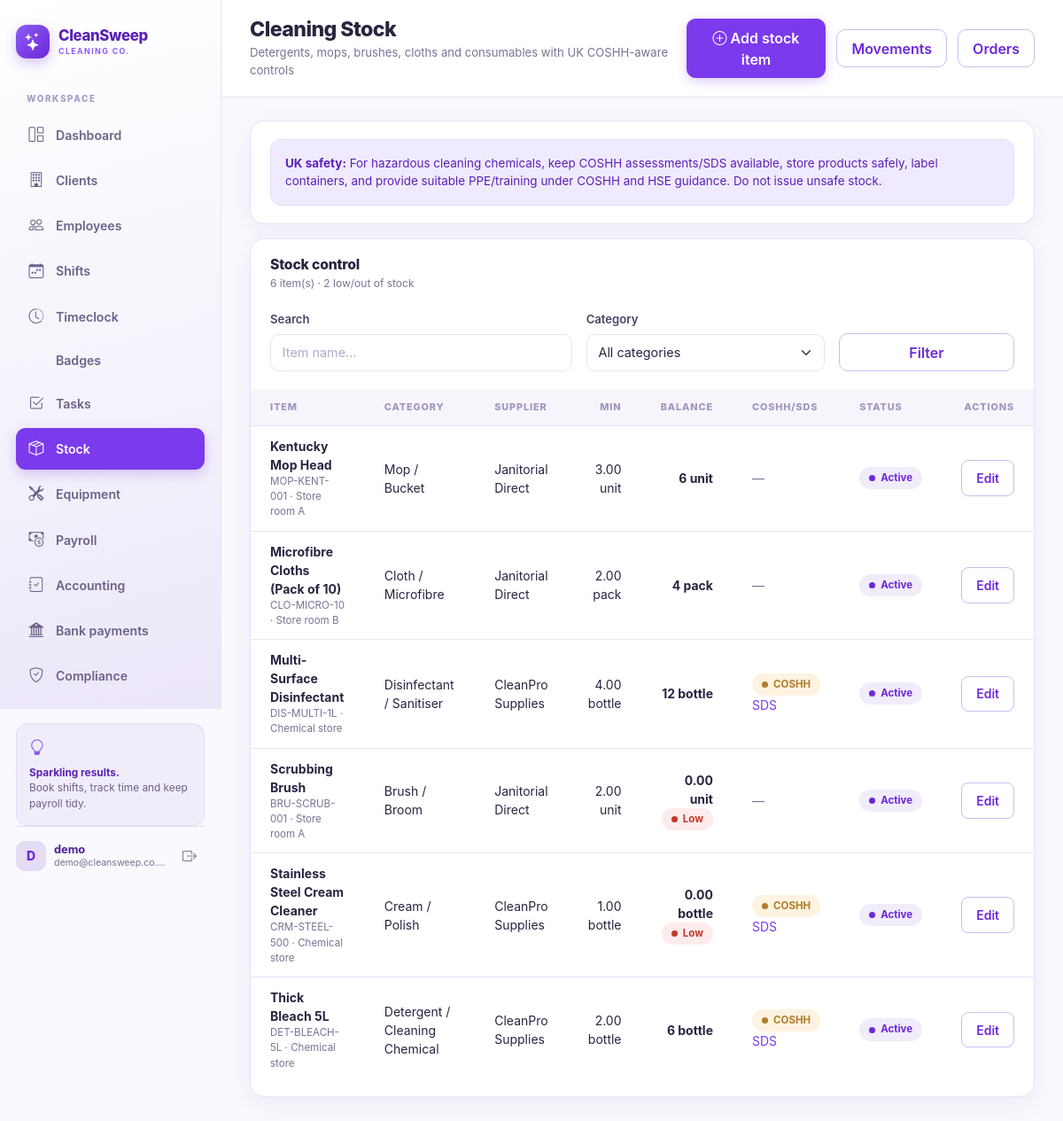
Page /inventory/stock/ (signed in) on the committed database.
### inventory/models.py (models this page shows, shortened)
class StockItem(models.Model):
    CATEGORY_CHOICES = (
        ("detergent", "Detergent / Cleaning Chemical"),
        ("disinfectant", "Disinfectant / Sanitiser"),
        ("mop", "Mop / Bucket"),
        ("brush", "Brush / Broom"),
        ("cloth", "Cloth / Microfibre"),
        ("cream", "Cream / Polish"),
        ("ppe", "PPE"),
        ("consumable", "Consumable"),
        ("other", "Other"),
    )
    UNIT_CHOICES = (
        ("unit", "Unit"),
        ("bottle", "Bottle"),
        ("pack", "Pack"),
        ("box", "Box"),
        ("litre", "Litre"),
        ("kg", "Kg"),
        ("pair", "Pair"),
    )
    name = models.CharField(max_length=140)
    category = models.CharField(max_length=20, choices=CATEGORY_CHOICES, default="other")
    sku = models.CharField(max_length=40, blank=True, default="")
    unit = models.CharField(max_length=12, choices=UNIT_CHOICES, default="unit")
    supplier = models.CharField(max_length=140, blank=True, default="")
    location = models.CharField(max_length=120, blank=True, default="")
    minimum_stock = models.DecimalField(max_digits=10, decimal_places=2, default=0)
    reorder_quantity = models.DecimalField(max_digits=10, decimal_places=2, default=0)
    coshh_required = models.BooleanField(default=False, help_text="Chemical requires COSHH assessment/SDS.")
    sds_url = models.URLField(blank=True, default="", help_text="Safety Data Sheet link/location reference.")
    hazard_notes = models.TextField(blank=True, default="")
    ppe_notes = models.TextField(blank=True, default="")
    storage_notes = models.TextField(blank=True, default="")
    is_active = models.BooleanField(default=True)
    created_at = models.DateTimeField(auto_now_add=True)
    updated_at = models.DateTimeField(auto_now=True)
    class Meta:
        ordering = ["name"]
    @property
    def current_stock(self):
        total = self.movements.aggregate(total=models.Sum("quantity")).get("total")
        return total if total is not None else Decimal("0.00")
    @property
    def is_low_stock(self):
        return self.current_stock <= self.minimum_stock

### inventory/views.py (the view)
# urls.py: path("stock/", views.stock_list, name="stock_list"),
@login_required
def stock_list(request):
    items = StockItem.objects.prefetch_related("movements").all()
    q = request.GET.get("q", "").strip()
    category = request.GET.get("category", "")
    if q:
        items = items.filter(name__icontains=q)
    if category:
        items = items.filter(category=category)
    low_stock = [i for i in items if i.is_active and i.is_low_stock]
    return render(request, "inventory/stock_list.html", {
        "items": items,
        "q": q,
        "category": category,
        "categories": StockItem.CATEGORY_CHOICES,
        "low_stock_count": len(low_stock),
    })

### inventory/templates/inventory/stock_list.html (shortened to what this page needs)
{% extends "core/base.html" %}
{% load money %}
{% block page_title %}Cleaning Stock{% endblock %}
{% block page_subtitle %}Detergents, mops, brushes, cloths and consumables with UK COSHH-aware controls{% endblock %}
{% block page_actions %}
  <a href="{% url 'stock_item_create' %}" class="btn btn-purple"><i class="bi bi-plus-circle me-1"></i>Add stock item</a>
  <a href="{% url 'stock_movements' %}" class="btn btn-outline-purple">Movements</a>
  <a href="{% url 'stock_orders' %}" class="btn btn-outline-purple">Orders</a>
{% endblock %}
{% block page_content %}
  <div class="panel mb-3">
    <div class="panel-body">
      <div class="alert alert-info soft-alert mb-0">
        <strong>UK safety:</strong> For hazardous cleaning chemicals, keep COSHH assessments/SDS available, store products safely, label containers, and provide suitable PPE/training under COSHH and HSE guidance. Do not issue unsafe stock.
      </div>
    </div>
  </div>
  <div class="panel">
    <div class="panel-head">
      <div>
        <h3 class="panel-title">Stock control</h3>
        <p class="panel-sub">{{ items|length }} item(s) · {{ low_stock_count }} low/out of stock</p>
      </div>
    </div>
    <div class="panel-body filter-bar">
      <form method="get" class="row g-3 align-items-end">
        <div class="col-md-5">
          <label class="form-label">Search</label>
          <input type="search" name="q" class="form-control" value="{{ q }}" placeholder="Item name...">
        </div>
        <div class="col-md-4">
          <label class="form-label">Category</label>
          <select name="category" class="form-select">
            <option value="">All categories</option>
          </select>
        </div>
        <div class="col-md-3"><button class="btn btn-outline-purple w-100" type="submit">Filter</button></div>
      </form>
    </div>
    <div class="table-responsive">
      <table class="table align-middle">
        <thead><tr><th>Item</th><th>Category</th><th>Supplier</th><th class="text-end">Min</th><th class="text-end">Balance</th><th>COSHH/SDS</th><th>Status</th><th class="text-end">Actions</th></tr></thead>
        <tbody>
          {% for item in items %}
            <tr>
              <td><strong>{{ item.name }}</strong><div class="text-muted-dark" style="font-size:.72rem;">{{ item.sku|default:"No SKU" }}{% if item.location %} · {{ item.location }}{% endif %}</div></td>
              <td>{{ item.get_category_display }}</td>
              <td>{{ item.supplier|default:"—" }}</td>
              <td class="text-end">{{ item.minimum_stock }} {{ item.unit }}</td>
              <td class="text-end">
                <strong>{{ item.current_stock }} {{ item.unit }}</strong>
                {% if item.is_low_stock %}<div><span class="badge-status badge-status-red"><span class="dot"></span>Low</span></div>{% endif %}
              </td>
              <td>
                {% if item.coshh_required %}
                  <span class="badge-status badge-status-amber"><span class="dot"></span>COSHH</span>
                  {% if item.sds_url %}<div><a href="{{ item.sds_url }}" target="_blank" rel="noopener">SDS</a></div>{% endif %}
                {% else %}
                  <span class="text-muted-dark">—</span>
                {% endif %}
              </td>
              <td><span class="badge-status {% if item.is_active %}badge-status-green{% else %}badge-status-grey{% endif %}"><span class="dot"></span>{% if item.is_active %}Active{% else %}Inactive{% endif %}</span></td>
              <td class="text-end nowrap">
                <a href="{% url 'stock_item_edit' item.pk %}" class="btn btn-sm btn-outline-purple">Edit</a>
              </td>
            </tr>
          {% empty %}
            <tr><td colspan="8"><div class="empty-compact"><i class="bi bi-box-seam"></i><p>No stock items yet.</p></div></td></tr>
          {% endfor %}
        </tbody>
      </table>
    </div>
  </div>
{% endblock %}

### core/templates/core/base.html (shortened to what this page needs)
{% load static form_tags %}<!doctype html>
<html lang="en">
<head>
  <link rel="stylesheet" href="{% static 'vendor/bootstrap/bootstrap.min.css' %}">
  <link rel="stylesheet" href="{% static 'vendor/bootstrap-icons/bootstrap-icons.min.css' %}">
  <link rel="stylesheet" href="{% static 'cleaning/css/theme.css' %}">
</head>
<body class="{% if not user.is_authenticated %}auth-body{% endif %}">
{% if user.is_authenticated %}
  {% with nav_name=request.resolver_match.url_name %}
  <div class="app-shell">
    <aside class="sidebar d-none d-lg-flex">
      <a href="{% url 'dashboard' %}" class="brand">
        <span class="brand-mark"><i class="bi bi-stars"></i></span>
        <span class="brand-text">CleanSweep<small>CLEANING CO.</small></span>
      </a>
      <div class="sidebar-label">WORKSPACE</div>
      <nav class="sidebar-nav">
        <a href="{% url 'dashboard' %}" class="nav-link {% if nav_name == 'dashboard' %}active{% endif %}">
          <i class="bi bi-grid-1x2"></i><span>Dashboard</span>
        </a>
        <a href="{% url 'client_list' %}" class="nav-link {% if nav_name == 'client' or nav_name == 'client_form' or nav_name == 'client_delete' %}active{% endif %}">
          <i class="bi bi-building"></i><span>Clients</span>
        </a>
        <a href="{% url 'employee_list' %}" class="nav-link {% if nav_name == 'employee' or nav_name == 'employee_form' or nav_name == 'employee_delete' %}active{% endif %}">
          <i class="bi bi-people"></i><span>Employees</span>
        </a>
        <a href="{% url 'shift_list' %}" class="nav-link {% if nav_name == 'shift' %}active{% endif %}">
          <i class="bi bi-calendar-week"></i><span>Shifts</span>
        </a>
        <a href="{% url 'timeclock_home' %}" class="nav-link {% if nav_name == 'timeclock' or nav_name == 'time_entry' %}active{% endif %}">
          <i class="bi bi-clock-history"></i><span>Timeclock</span>
        </a>
        <a href="{% url 'badge_list' %}" class="nav-link {% if nav_name == 'badge' %}active{% endif %}">
          <span>Badges</span>
        </a>
        <a href="{% url 'task_list' %}" class="nav-link {% if nav_name == 'task' %}active{% endif %}">
          <i class="bi bi-check2-square"></i><span>Tasks</span>
        </a>
        <a href="{% url 'stock_list' %}" class="nav-link {% if 'stock' in nav_name or nav_name == 'inventory' %}active{% endif %}">
          <i class="bi bi-box-seam"></i><span>Stock</span>
        </a>
        <a href="{% url 'equipment_list' %}" class="nav-link {% if 'equipment' in nav_name %}active{% endif %}">
          <i class="bi bi-tools"></i><span>Equipment</span>
        </a>
        <a href="{% url 'payroll_home' %}" class="nav-link {% if nav_name == 'payroll' or nav_name == 'payslip' or nav_name == 'payroll_config' %}active{% endif %}">
          <i class="bi bi-cash-coin"></i><span>Payroll</span>
        </a>
        <a href="{% url 'accounting_payment_list' %}" class="nav-link {% if nav_name == 'accounting' %}active{% endif %}">
          <i class="bi bi-journal-check"></i><span>Accounting</span>
        </a>
        <a href="{% url 'banking_home' %}" class="nav-link {% if nav_name == 'banking_home' %}active{% endif %}">
          <i class="bi bi-bank2"></i><span>Bank payments</span>
        </a>
        <a href="{% url 'compliance' %}" class="nav-link {% if nav_name == 'compliance' %}active{% endif %}">
          <i class="bi bi-shield-check"></i><span>Compliance</span>
        </a>
      </nav>
      <div class="sidebar-tip">
        <i class="bi bi-lightbulb"></i>
        <p><strong>Sparkling results.</strong><br>Book shifts, track time and keep payroll tidy.</p>
      </div>
      <div class="sidebar-user mt-auto">
        <span class="avatar">{{ user.username|slice:":1"|upper }}</span>
        <span class="user-meta"><strong>{{ user.username }}</strong><small>{{ user.email|truncatechars:22 }}</small></span>
        <form action="{% url 'logout' %}" method="post" class="ms-auto">
          <button type="submit" class="btn btn-icon" title="Sign out" aria-label="Sign out"><i class="bi bi-box-arrow-right"></i></button>
        </form>
      </div>
    </aside>
    <div class="app-main">
      <header class="topbar">
        <div class="me-auto">
          <h1 class="page-title">{% block page_title %}Dashboard{% endblock %}</h1>
          <div class="page-subtitle">{% block page_subtitle %}Clean operations at a glance{% endblock %}</div>
        </div>
        {% block page_actions %}{% endblock %}
      </header>
      <main class="content">
        {% block page_content %}{% endblock %}
      </main>
    </div>
  </div>
  {% endwith %}
{% endif %}
</body>
</html>

### rows in the picture
StockItem: name "Kentucky Mop Head", sku "MOP-KENT-001", location "Store room A", category "Mop / Bucket", supplier "Janitorial Direct", minimum_stock "3.00", unit "unit", current_stock "6", is_active "Active"
StockItem: name "Microfibre Cloths (Pack of 10)", sku "CLO-MICRO-10", location "Store room B", category "Cloth / Microfibre", supplier "Janitorial Direct", minimum_stock "2.00", unit "pack", current_stock "4", is_active "Active"
StockItem: name "Multi-Surface Disinfectant", sku "DIS-MULTI-1L", location "Chemical store", category "Disinfectant / Sanitiser", supplier "CleanPro Supplies", minimum_stock "4.00", unit "bottle", current_stock "12", is_active "Active"
StockItem: name "Scrubbing Brush", sku "BRU-SCRUB-001", location "Store room A", category "Brush / Broom", supplier "Janitorial Direct", minimum_stock "2.00", unit "unit", current_stock "0.00", shows "Low", is_active "Active"
StockItem: name "Stainless Steel Cream Cleaner", sku "CRM-STEEL-500", location "Chemical store", category "Cream / Polish", supplier "CleanPro Supplies", minimum_stock "1.00", unit "bottle", current_stock "0.00", shows "Low", is_active "Active"
StockItem: name "Thick Bleach 5L", sku "DET-BLEACH-5L", location "Chemical store", category "Detergent / Cleaning Chemical", supplier "CleanPro Supplies", minimum_stock "2.00", unit "bottle", current_stock "6", is_active "Active"

### other values in the picture
{{ user.username|slice:":1"|upper }} "D"
{{ user.username }} "demo"
{{ user.email|truncatechars:22 }} "demo@cleansweep.co.…"
{{ items|length }} "6"
{{ low_stock_count }} "2"
